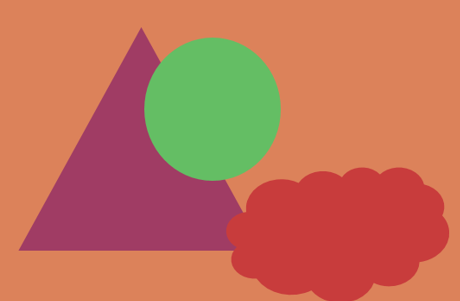
#> input picture Practica3-EM-SegmentacionImagenes-VEstudiantes-Curso-2024-2025/Imagen-4Grupos-SinRuido-7Nov2024.png, 460 x 301 px
$ jupyter execute Practica3-EM-Sistemas-Inteligentes-VEstudiantes-Curso-2024-2025.ipynb   (shell and % lines are left out)
#> lines starting #> are read from the running program, lines starting #| are printed output that depends on the picture
<br style="clear:both;">

<h2 style="display: inline-block; padding: 4mm; padding-left: 2em; background-color: navy; line-height: 1.3em; color: white; border-radius: 10px;">Segmentación por clustering. Caso EM</h2>

### Mixtura de Gausianas - Expectación Maximización (EM)
#### Author: Pedro Latorre Carmona
#### Curso: 2024-2025

Versión 1.0

---

En esta práctica, la idea es aplicar el algoritmo de agrupamiento de EM a una imagen sin ruido, y a otra imagen a la que le vais a añadir ruido Gausiano de un determinado valor de *desviación estándar*.

### Mixtura de Gausianas (Mixture of Gaussians, o MoGs)

El algoritmo de mixtura de Gausianas intenta resolver e inferir cuáles son las características, número y peso de un conjunto de Gausianas, en un espacio $D-$dimensional que permitirían modelizar una determinada distribución de datos.

Supongamos un **vector de características** que representa un dato que queremos clasificar. La distribución de probabilidad de ese vector de características a lo largo del espacio que lo define se puede poner como:

$p(\mathbf{x}) = \sum_{j=1}^{m} p(\Omega_{j})\cdot p(\mathbf{x}|\Omega_{j})$

Una función Gausiana en un espacio $D-$dimensional puede escribirse de la siguiente forma:

$p(\mathbf{x}|\Omega_{j})=\frac{1}{(2\pi)^{\frac{d}{2}}|\Sigma_{j}|^{\frac{1}{2}}}\exp\left(-\frac{1}{2}([\mathbf{x}-\mathbf{\mu}_{j}]^{T}\Sigma_{j}^{-1}[\mathbf{x}-\mathbf{\mu}_{j}])\right)$

donde:

1. $\mathbf{\mu}_{j}$ es el vector que representa las coordenadas del **centroide** j-ésimo
2. $\Sigma_{j}$ es la matriz de covarianza asociada al *clúster* j-ésimo

## ¿Qué resuelve el algoritmo de mixtura de Gausianas?

Lo que indica es el grupo al que pertenece un vector, $\mathbf{x}$, porque busca:

$j\equiv\max_{j\in\Omega_{i}} \left\{p(\Omega_{j}|\mathbf{x})\right\}$

## Método de resolución

Normalmente, el método que se usa para resolver este problema de optimización es el denominado de **expectación**-**maximización** (**EM**). Consta de dos partes:

1. Paso **E** (Expectación):

2. Paso **M** (Maximización):

## ¿Cuándo *pararía* el algoritmo?

Hay diversas formas de establecer que el algoritmo ha **convergido**:

1. Considerar que los centroides, así como las matrices de covarianza, no han *cambiado*. Esto, en realidad, tendría que reflejarse en que:

$\|\Sigma_{j}^{(t+1)}-\Sigma_{j}^{(t)}\|_{2}\leq \epsilon_{1}, \forall j$

$\|\mathbf{\mu}_{j}^{(t+1)}-\mathbf{\mu}_{j}^{(t)}\|_{2}\leq \epsilon_{2}, \forall j$

Podemos considerar: $\epsilon_{1}=\epsilon_{2}=\epsilon$

2. Hacer un número máximo de iteraciones.

---

- Para el caso de la **Mixtura de Gausianas** habría que analizar:

    1. El número de Gausianas
    2. El valor del umbral de parada
    3. El número de iteraciones
    4. La forma de las matrices de covarianza
    5. El efecto del ruido de la imagen, en la calidad de la segmentación

Hay que usar el código que ya tiene **sklearn.mixture** de **Mixturas de Gausianas**.

---

# Representación 3D de la imgane original en el espacio RGB

[cell 1]
from PIL import Image
import matplotlib.pyplot as plt
import numpy as np

[cell 2]
# Cargar la imagen proporcionada
image_path = './Imagen-4Grupos-SinRuido-7Nov2024.png'
image = Image.open(image_path)
#> image is the input picture: PIL image 460x301 RGB; mean R, G, B 193.9, 114, 87.8

[cell 3]
# Mostrar la imagen original
plt.imshow(image)
plt.title("Imagen Original")
plt.axis("off")
plt.show()

[cell 4]
# Redimensionar para facilitar el procesamiento
image_resized = image.resize((100, 100))
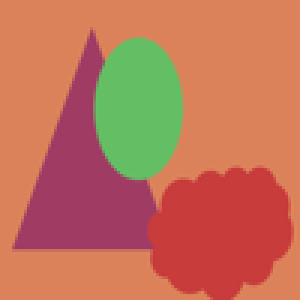
#> image_resized: PIL image 100x100 RGB (shown 3 times larger); mean R, G, B 193.9, 114, 87.8
pixels = np.array(image_resized)

# Separar los canales R, G, B
r, g, b = pixels[:, :, 0].flatten(), pixels[:, :, 1].flatten(), pixels[:, :, 2].flatten()
#> r = 10000 values, max 225 at index 1145, min 94 at index 1837, mean 193.9; g = 10000 values, max 196 at index 5236, min 55 at index 2133, mean 114; b = 10000 values, max 102 at index 7448, min 58 at index 5776, mean 87.79

# Crear un gráfico 3D del espacio RGB
fig = plt.figure(figsize=(10, 7))
ax = fig.add_subplot(111, projection='3d')

# Graficar los puntos RGB
ax.scatter(r, g, b, c=np.array([r, g, b]).T / 255, marker='o', alpha=0.6)

# Etiquetas y configuraciones
ax.set_xlabel("Red")
ax.set_ylabel("Green")
ax.set_zlabel("Blue")
ax.set_title("Representación 3D del Espacio RGB")

plt.show()
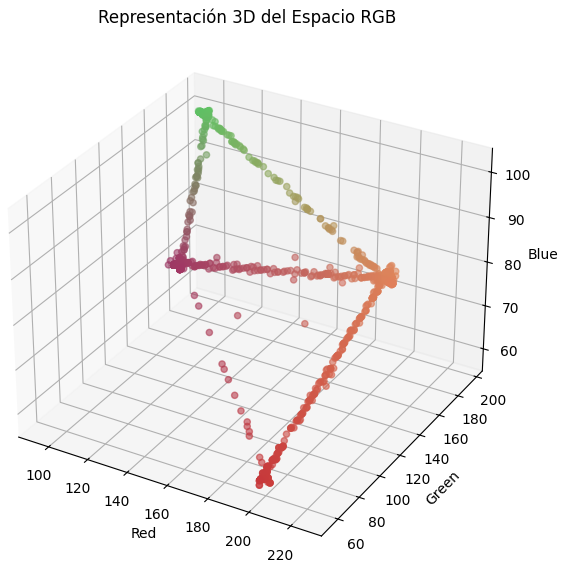
#> figure drawn by matplotlib, 1 panel

## PUEBA DE SEGMANETACIÓN

[cell 5]
from PIL import Image
import numpy as np
import matplotlib.pyplot as plt
from sklearn.mixture import GaussianMixture
from mpl_toolkits.mplot3d import Axes3D

[cell 6]
# 1. Cargar la imagen
imagen = Image.open('./Imagen-4Grupos-SinRuido-7Nov2024.png')
imagen = imagen.convert('RGB')
datos = np.array(imagen)

[cell 7]
# 2. Preparar los datos RGB
R = datos[:, :, 0].flatten()
G = datos[:, :, 1].flatten()
B = datos[:, :, 2].flatten()
X = np.vstack((R, G, B)).T  # Forma: (n_píxeles, 3)

[cell 8]
# 3. Aplicar el algoritmo EM (GMM)
n_clusters = 5  # Puedes cambiar este valor
gmm = GaussianMixture(n_components=n_clusters, covariance_type='tied', random_state=42)
gmm.fit(X)
labels = gmm.predict(X)
colores = gmm.means_.astype(int)

[cell 9]
# 4. Crear la imagen cuantizada
X_colored = colores[labels]
imagen_coloreada = X_colored.reshape(datos.shape)
imagen_coloreada = Image.fromarray(imagen_coloreada.astype('uint8'), 'RGB')
#> imagen_coloreada: PIL image 460x301 RGB
imagen_coloreada.save('imagen_cuantizada.jpg')
imagen_coloreada.show()

[cell 10]
# 5. Visualizar los clústeres en el espacio RGB 3D
fig = plt.figure(figsize=(10, 8))
ax = fig.add_subplot(111, projection='3d')

# Normalizar los valores RGB
R_norm = X[:, 0] / 255
G_norm = X[:, 1] / 255
B_norm = X[:, 2] / 255

# Reducir el número de puntos para mejorar el rendimiento
factor_muestreo = 100  # Ajusta según tus necesidades
indices = np.random.choice(len(R_norm), len(R_norm) // factor_muestreo, replace=False)
#> indices = 1384 values, max 138416 at index 1214, min 96 at index 418, mean 68501.5
R_muestra = R_norm[indices]
#> R_muestra = 1384 values, max 0.878 at index 530, min 0.392 at index 0, mean 0.765
G_muestra = G_norm[indices]
#> G_muestra = 1384 values, max 0.749 at index 232, min 0.212 at index 192, mean 0.448
B_muestra = B_norm[indices]
#> B_muestra = 1384 values, max 0.396 at index 988, min 0.231 at index 708, mean 0.342
labels_muestra = labels[indices]
#> labels_muestra = 1384 values, max 4 at index 314, min 0 at index 2, mean 0.879
colores_muestra = X[indices] / 255
#> colores_muestra = 1384 rows, first 8: [0.392, 0.745, 0.392], [0.627, 0.235, 0.392], [0.863, 0.51, 0.353], [0.863, 0.51, 0.353], [0.863, 0.51, 0.353], [0.627, 0.235, 0.392], [0.863, 0.51, 0.353], [0.863, 0.51, 0.353]

# Graficar los puntos con colores según los clústeres
scatter = ax.scatter(R_muestra, G_muestra, B_muestra, c=labels_muestra, cmap='viridis', marker='o', s=1)

# Añadir los centros de los clústeres
centros = gmm.means_ / 255
ax.scatter(centros[:, 0], centros[:, 1], centros[:, 2], c='red', marker='X', s=100, label='Centros')

# Etiquetas de los ejes
ax.set_xlabel('Rojo (R)')
ax.set_ylabel('Verde (G)')
ax.set_zlabel('Azul (B)')

# Título del gráfico
ax.set_title('Espacio de Color RGB con Clústeres GMM')

# Añadir leyenda
ax.legend()

# Mostrar el gráfico
plt.show()
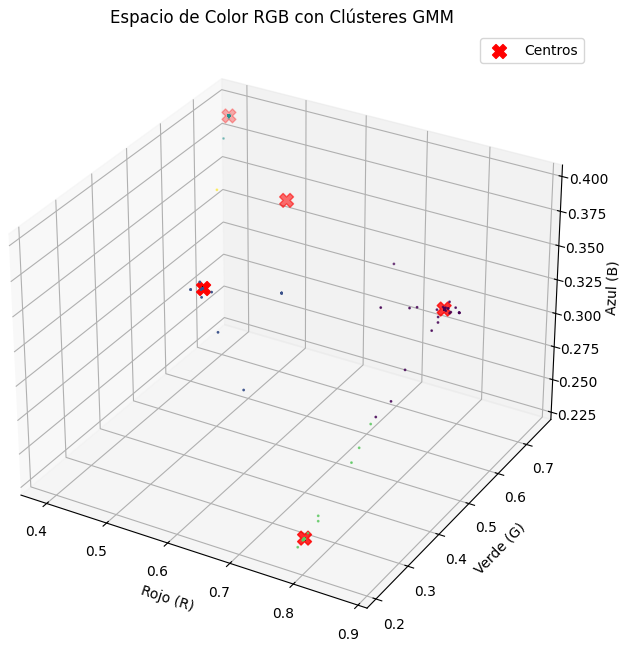
#> figure drawn by matplotlib, 1 panel

---
### Adición de ruido Gausiano

Para añadir ruido Gausiano, podéis hacerlo de forma independiente en cada canal de color (R, G, B), siguiendo lo comentado (por ejemplo) en:

https://medium.com/@ms_somanna/guide-to-adding-noise-to-your-data-using-python-and-numpy-c8be815df524

[cell 11]
import numpy as np
import matplotlib.pyplot as plt
from skimage import io, color, util
from sklearn.mixture import GaussianMixture

[cell 12]
def add_gaussian_noise(image, std_dev, mean=0):
    # Añadir ruido gaussiano utilizando skimage
    noisy_image = util.random_noise(image, mode='gaussian', mean=mean, var=(std_dev/255)**2)
    return noisy_image

[cell 13]
# Función para añadir ruido gaussiano
def add_gaussian_noise2(image, sigma):
    # Añadir ruido gaussiano mediante suma directa de ruido normal
#> called with sigma = 1
    noisy = image + sigma * np.random.randn(*image.shape)
    return np.clip(noisy, 0, 255).astype(np.uint8)
#> call 3 of add_gaussian_noise2, with sigma = 10
#> in add_gaussian_noise2 (call 3), `noisy = image + sigma * np.random.randn(*image.shape)`:
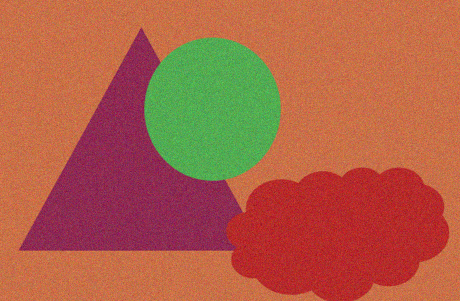
#> noisy: shape (301, 460, 3) float64; mean R, G, B 193.9, 114.1, 87.8; drawn with min black and max white

[cell 14]
# Function to segment the image using Gaussian Mixture Model (EM algorithm)
def segment_image(image, n_components=4, max_iter=100):
    # Convertir la imagen a escala de grises
#> called with n_components = 4, max_iter = 100
    grayscale_image = color.rgb2gray(image)
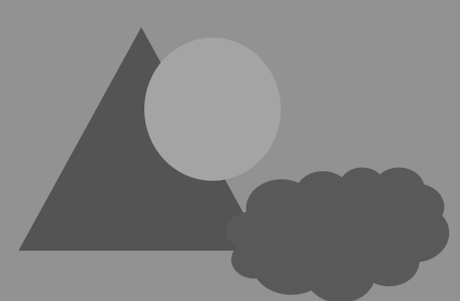
#> grayscale_image: shape (301, 460) float64; min 0.313, max 0.662, mean 0.506
    pixels = grayscale_image.reshape(-1, 1)

    # Ajustar GMM
    gmm = GaussianMixture(n_components=n_components, max_iter=max_iter, random_state=0)
    gmm.fit(pixels)
    segmented = gmm.predict(pixels)

    # Reconvertir a la forma original
    segmented_image = segmented.reshape(grayscale_image.shape)
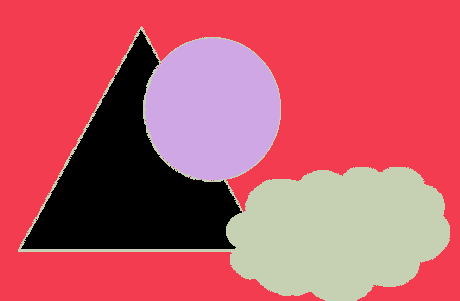
#> segmented_image: shape (301, 460) int64; 4 distinct labels, from 0 to 3; one colour per label, 0 black
    return segmented_image

[cell 15]
# Representación 3D del espacio RGB
# Función para graficar el espacio RGB en 3D
from mpl_toolkits.mplot3d import Axes3D  # Si es necesario para el entorno actual

def plot_rgb_3d(image, ax):
    r, g, b = image[:, :, 0].flatten(), image[:, :, 1].flatten(), image[:, :, 2].flatten()
    colors = np.array([r, g, b]).T / 255
    ax.scatter(r, g, b, c=colors, marker='o', alpha=0.6)
    ax.set_xlabel("Red")
    ax.set_ylabel("Green")
    ax.set_zlabel("Blue")
    ax.set_title("Espacio RGB")

[cell 16]
def plot_rgb_3d2(image):
    # Extraer los canales R, G, B
    r, g, b = image[:, :, 0].flatten(), image[:, :, 1].flatten(), image[:, :, 2].flatten()

    # Crear un gráfico 3D
    fig = plt.figure(figsize=(10, 7))
    ax = fig.add_subplot(111, projection='3d')
    ax.scatter(r, g, b, c=np.array([r, g, b]).T / 255, marker='o', alpha=0.6)

    # Etiquetas y configuraciones
    ax.set_xlabel("Red")
    ax.set_ylabel("Green")
    ax.set_zlabel("Blue")
    ax.set_title("Espacio RGB")

[cell 17]
def compute_accuracy(ground_truth, predicted):
    # Calcula la proporción de píxeles donde ground_truth y predicted coinciden
    return np.mean(ground_truth == predicted)

[cell 18]
image_path = './Imagen-4Grupos-SinRuido-7Nov2024.png'
image = io.imread(image_path)

noisy_images = [
    add_gaussian_noise2(image, 1),
    add_gaussian_noise2(image, 5),
    add_gaussian_noise2(image, 10),
]

[cell 19]
segmented_original = segment_image(image, n_components=4)
segmented_images = [segment_image(noisy, n_components=4) for noisy in noisy_images]
#> call 2 of segment_image, with n_components = 4, max_iter = 100
#> in segment_image (call 2), `segmented_image = segmented.reshape(grayscale_image.shape)`:
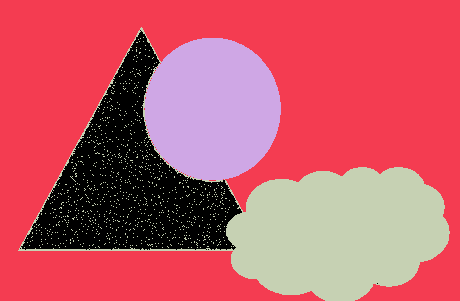
#> segmented_image: shape (301, 460) int64; 4 distinct labels, from 0 to 3; one colour per label, 0 black
#> call 3 of segment_image, with n_components = 4, max_iter = 100
#> in segment_image (call 3), `segmented_image = segmented.reshape(grayscale_image.shape)`:
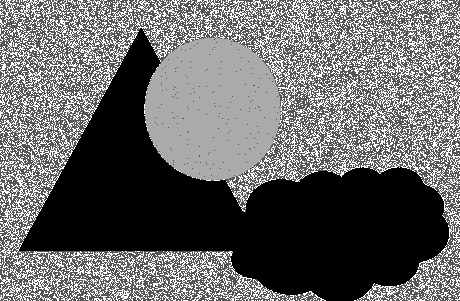
#> segmented_image: shape (301, 460) int64; min 0, max 3, mean 1.24; drawn with min black and max white
#> call 4 of segment_image, with n_components = 4, max_iter = 100
#> in segment_image (call 4), `segmented_image = segmented.reshape(grayscale_image.shape)`:
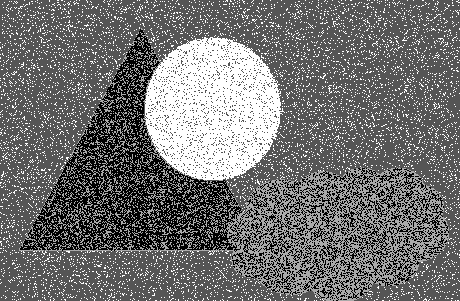
#> segmented_image: shape (301, 460) int64; min 0, max 3, mean 1.32; drawn with min black and max white
#> segmented_images = 3 items

[cell 20]
ground_truth = segmented_original
accuracies = [compute_accuracy(ground_truth, seg) for seg in segmented_images]
#> accuracies = [0.982, 0.594, 0.595]

[cell 21]
fig = plt.figure(figsize=(20, 15))

# Primera fila: Imágenes originales y ruidosas
for i, img in enumerate([image] + noisy_images):
    ax = fig.add_subplot(3, 4, i + 1)
    ax.imshow(img)
    ax.axis('off')
    if i == 0:
        ax.set_title("Imagen Original")
    else:
        ax.set_title(f"Imagen Ruidosa {i}")
#> this loop made 4 passes

# Segunda fila: Gráficos 3D del espacio RGB
for i, img in enumerate([image] + noisy_images):
    ax = fig.add_subplot(3, 4, i + 5, projection='3d')
    plot_rgb_3d(img, ax)
    if i == 0:
        ax.set_title("Espacio RGB Original")
    else:
        ax.set_title(f"Espacio RGB Ruidosa {i}")

# Tercera fila: Imágenes segmentadas con exactitud
for i, img in enumerate([segmented_original] + segmented_images):
    ax = fig.add_subplot(3, 4, i + 9)
    ax.imshow(img)
    ax.axis('off')
    if i == 0:
        ax.set_title("Segmentada Original")
    else:
        # Añadir la exactitud al título
        ax.set_title(f"Segmentada Ruidosa {i}\nAccuracy: {accuracies[i-1]:.2f}")

plt.subplots_adjust(
    left=0.05,
    right=0.95,
    top=0.95,
    bottom=0.05,
    wspace=0.3,
    hspace=0.4
)

plt.show()
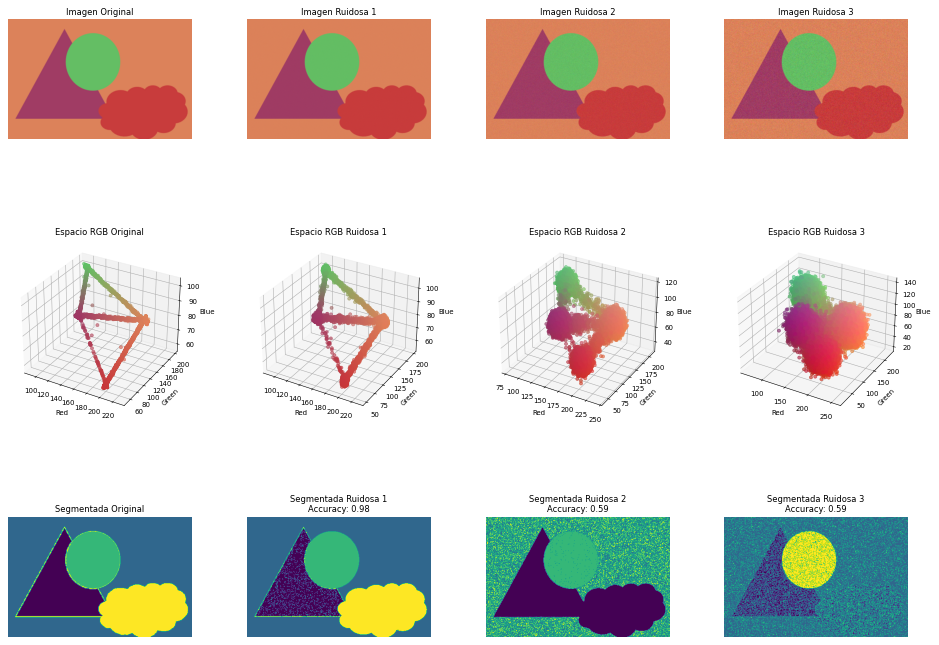
#> figure drawn by matplotlib, 12 panels
